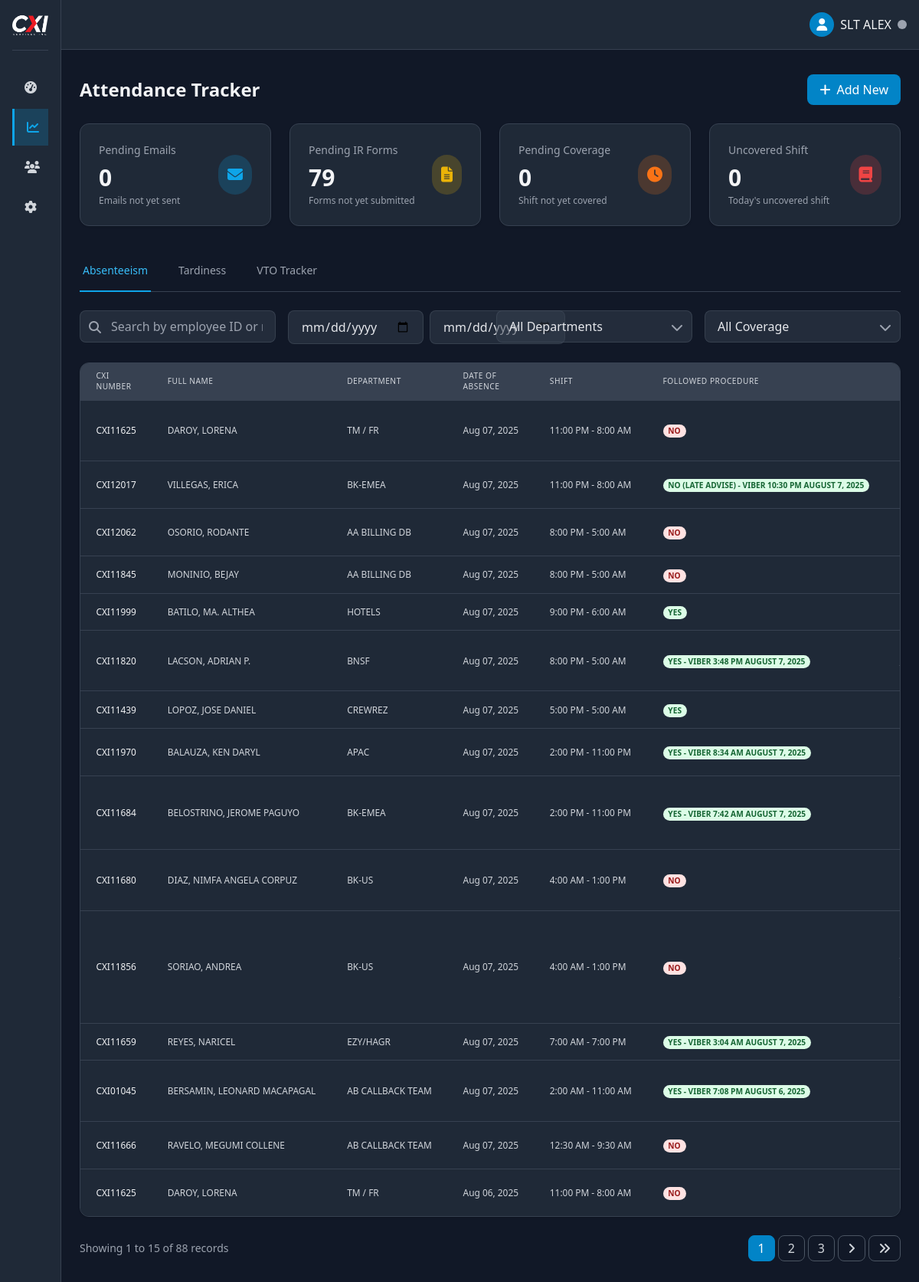
The page /admin/attendance.php (signed in) on the database its author committed.
### tables this page shows
CREATE TABLE `absenteeism` (
  `id` int(11) NOT NULL,
  `month` varchar(20) NOT NULL,
  `employee_id` varchar(50) NOT NULL,
  `full_name` varchar(100) NOT NULL,
  `department` varchar(100) NOT NULL,
  `supervisor` varchar(100) NOT NULL,
  `operation_manager` varchar(100) NOT NULL,
  `email` varchar(100) DEFAULT NULL,
  `date_of_absent` date NOT NULL,
  `follow_call_in_procedure` varchar(100) NOT NULL,
  `sanction` enum('ABSENCE','ABSENCE / CWD','ABSENCE / NCNS','ABSENCE / NCNS (LATE ADVISE)','ABSENCE / NCNS / CWD','ABSENCE / NCNS / CWD (LATE ADVISE)') DEFAULT NULL,
  `reason` text NOT NULL,
  `coverage` varchar(100) DEFAULT NULL,
  `coverage_type` enum('-','NO NEED','TRAINEE','BACK UP','PENDING','DSOT','RDOT','AGENT MODE') NOT NULL,
  `shift` varchar(50) NOT NULL,
  `ir_form` varchar(100) DEFAULT NULL,
  `timestamp` varchar(20) DEFAULT NULL,
  `sub_name` varchar(50) NOT NULL,
  `created_at` datetime DEFAULT current_timestamp(),
  `email_sent` tinyint(1) DEFAULT 0,
  `email_sent_at` varchar(20) DEFAULT NULL
);

### admin/partials/attendance_table.php (the view, shortened to what this page needs)
<?php
require_once __DIR__ . '/../../includes/functions.php';
$page = isset($_POST['page']) ? (int)$_POST['page'] : (isset($_GET['page']) ? (int)$_GET['page'] : 1);
$type = isset($_POST['type']) ? $_POST['type'] : (isset($_GET['tab']) ? $_GET['tab'] : 'absenteeism');
if (!isset($table)) {
    $table = ($type === 'tardiness') ? 'tardiness' : ($type === 'vto' ? 'vto_tracker' : 'absenteeism');
}
if (!isset($perPage)) $perPage = 15;
$whereClauses = [];
$searchQuery = empty($whereClauses) ? '' : 'WHERE ' . implode(' AND ', $whereClauses);
try {
    $countStmt = $pdo->prepare("SELECT COUNT(*) FROM $table $searchQuery");
    $countStmt->execute();
    $totalRecords = $countStmt->fetchColumn();
} catch (PDOException $e) {
    $totalRecords = 0;
}
$totalPages = ceil($totalRecords / $perPage);
$page = min($page, $totalPages);
$offset = ($page - 1) * $perPage;
try {
    $query = "SELECT * FROM $table $searchQuery ORDER BY created_at DESC LIMIT :limit OFFSET :offset";
    $stmt = $pdo->prepare($query);
    $stmt->bindValue(':limit', $perPage, PDO::PARAM_INT);
    $stmt->bindValue(':offset', $offset, PDO::PARAM_INT);
    $stmt->execute();
    $records = $stmt->fetchAll();
} catch (PDOException $e) {
    $records = [];
}
?>
<div class="bg-gray-800 rounded-xl border border-gray-700 overflow-hidden shadow">
    <div class="overflow-x-auto">
        <table class="min-w-full divide-y divide-gray-700 w-full" style="zoom:85%">
            <thead class="bg-gray-700">
                <tr>
                    <th scope="col" class="px-6 py-3 text-left text-xs font-medium text-gray-300 uppercase tracking-wider">CXI Number</th>
                    <th scope="col" class="px-6 py-3 text-left text-xs font-medium text-gray-300 uppercase tracking-wider">Full Name</th>
                    <th scope="col" class="px-6 py-3 text-left text-xs font-medium text-gray-300 uppercase tracking-wider">Department</th>
                    <?php if ($type === 'absenteeism'): ?>
                        <th scope="col" class="px-6 py-3 text-left text-xs font-medium text-gray-300 uppercase tracking-wider">Date of Absence</th>
                        <th scope="col" class="px-6 py-3 text-left text-xs font-medium text-gray-300 uppercase tracking-wider">Shift</th>
                        <th scope="col" class="px-6 py-3 text-left text-xs font-medium text-gray-300 uppercase tracking-wider">Followed Procedure</th>
                        <th scope="col" class="px-6 py-3 text-left text-xs font-medium text-gray-300 uppercase tracking-wider">Coverage</th>
                    <?php endif; ?>
                </tr>
            </thead>
            <tbody class="bg-gray-800 divide-y divide-gray-700">
                <?php if (empty($records)): ?>
                    <tr>
                        <td colspan="<?= $type === 'absenteeism' ? 14 : ($type === 'tardiness' ? 14 : 14) ?>" class="px-6 py-4 text-center text-gray-400">
                            No records found
                        </td>
                    </tr>
                <?php else: ?>
                    <?php foreach ($records as $record): ?>
                    <?php if ($type === 'vto'): ?>
                        <tr class="hover:bg-gray-700/50">
                            <td class="px-6 py-4 whitespace-nowrap">
                                <div class="text-sm font-medium text-gray-100" style="text-transform: uppercase;"><?= htmlspecialchars($record['employee_id'] ?? '') ?></div>
                            </td>
                            <td class="px-6 py-4 whitespace-nowrap">
                                <div class="text-sm text-gray-300" style="text-transform: uppercase;"><?= htmlspecialchars($record['full_name'] ?? '') ?></div>
                            </td>
                            <td class="px-6 py-4 whitespace-nowrap">
                                <div class="text-sm text-gray-300" style="text-transform: uppercase;"><?= htmlspecialchars($record['department'] ?? '') ?></div>
                            </td>
                            <td class="px-6 py-4 whitespace-nowrap">
                                <div class="text-sm text-gray-300"><?= isset($record['timestamp']) ? date('M d, Y', strtotime($record['timestamp'])) : '' ?></div>
                            </td>
                            <td class="px-6 py-4 whitespace-nowrap">
                                <div class="text-sm text-gray-300"><?= htmlspecialchars($record['shift'] ?? '') ?></div>
                            </td>
                            <td class="px-6 py-4 whitespace-nowrap">
                                <div class="text-sm text-gray-300"><?= htmlspecialchars($record['time_in'] ?? '') ?></div>
                            </td>
                            <td class="px-6 py-4 whitespace-nowrap">
                                <div class="text-sm text-gray-300"><?= htmlspecialchars($record['time_out'] ?? '') ?></div>
                            </td>
                            <td class="px-6 py-4 whitespace-nowrap">
                                <div class="text-sm text-gray-300"><?= htmlspecialchars($record['mins_of_work'] ?? '') ?></div>
                            </td>
                            <td class="px-6 py-4 whitespace-nowrap">
                                <div class="text-sm text-gray-300"><?= htmlspecialchars($record['vto_mins'] ?? '') ?></div>
                            </td>
                            <td class="px-6 py-4 whitespace-nowrap">
                                <span class="px-2 inline-flex text-xs leading-5 font-semibold rounded-full bg-blue-100 text-blue-800">
                                    <?= htmlspecialchars($record['vto_type'] ?? '') ?>
                                </span>
                            </td>
                            <td class="px-6 py-4 whitespace-nowrap">
                                <div class="text-sm text-gray-300"><?= htmlspecialchars($record['sub_name'] ?? '') ?></div>
                            </td>
                            <td class="px-6 py-4 whitespace-nowrap">
                                <div class="text-sm text-gray-300"><?= isset($record['timestamp']) ? date('g:i A', strtotime($record['timestamp'])) : '' ?></div>
                            </td>
                            <td class="px-6 py-4 whitespace-nowrap text-right text-sm font-medium">
                                <a href="vto_form.php?id=<?= $record['id'] ?? '' ?>" title="Edit record" class="text-primary-500 hover:text-primary-400 mr-3">
                                    <i class="fas fa-edit"></i>
                                </a>
                                <a href="#" onclick="event.preventDefault(); showHistoryModal(<?= $record['id'] ?? '' ?>, 'vto')" title="View History" class="text-purple-500 hover:text-purple-400 mr-3">
                                    <i class="fas fa-history"></i>
                                </a>
                                <a href="#" onclick="event.preventDefault(); showDeleteModal(<?= $record['id'] ?? '' ?>, 'vto')" class="text-red-500 hover:text-red-400" title="Delete record">
                                    <i class="fas fa-trash"></i>
                                </a>
                            </td>
                        </tr>
                    <?php else: ?>
                        <tr class="hover:bg-gray-700/50">
                            <td class="px-6 py-4 whitespace-nowrap">
                                <div class="text-sm font-medium text-gray-100" style="text-transform: uppercase;"><?= htmlspecialchars($record['employee_id']) ?></div>
                            </td>
                            <td class="px-6 py-4 whitespace-nowrap">
                                <div class="text-sm text-gray-300" style="text-transform: uppercase;"><?= htmlspecialchars($record['full_name']) ?></div>
                            </td>
                            <td class="px-6 py-4 whitespace-nowrap">
                                <div class="text-sm text-gray-300" style="text-transform: uppercase;"><?= htmlspecialchars($record['department']) ?></div>
                            </td>
                            <?php if ($type === 'absenteeism'): ?>
                                <td class="px-6 py-4 whitespace-nowrap">
                                    <div class="text-sm text-gray-300"><?= date('M d, Y', strtotime($record['date_of_absent'])) ?></div>
                                </td>
                                <td class="px-6 py-4 whitespace-nowrap">
                                    <div class="text-sm text-gray-300"><?= htmlspecialchars($record['shift']) ?></div>
                                </td>
                                <td class="px-6 py-4 whitespace-nowrap">
                                    <span class="px-2 inline-flex text-xs leading-5 font-semibold rounded-full <?= $record['follow_call_in_procedure'] === 'NO' ? 'bg-red-100 text-red-800' : 'bg-green-100 text-green-800' ?>">
                                        <?= $record['follow_call_in_procedure'] ?>
                                    </span>
                                </td>
                                <td class="px-6 py-4">
                                </td>
                            <?php endif; ?>
                        </tr>
                    <?php endif; ?>
                    <?php endforeach; ?>
                <?php endif; ?>
            </tbody>
        </table>
    </div>
</div>
<?php if ($totalPages > 1): ?>
<div class="mt-6 flex items-center justify-between">
    <div class="text-sm text-gray-400">
        Showing <?= ($offset + 1) ?> to <?= min($offset + $perPage, $totalRecords) ?> of <?= $totalRecords ?> records
    </div>
    <div class="flex gap-1">
        <?php
        $startPage = max(1, $page - 2);
        $endPage = min($totalPages, $page + 2);
        for ($i = $startPage; $i <= $endPage; $i++): ?>
            <a href="#" data-page="<?= $i ?>" class="pagination-link px-3 py-1 rounded-lg border <?= $i == $page ? 'bg-primary-600 border-primary-600 text-white' : 'border-gray-600 text-gray-300 hover:bg-gray-700' ?>">
                <?= $i ?>
            </a>
        <?php endfor; ?>
        <?php if ($page < $totalPages): ?>
            <a href="#" data-page="<?= $page + 1 ?>" class="pagination-link px-3 py-1 rounded-lg border border-gray-600 text-gray-300 hover:bg-gray-700">
                <i class="fas fa-angle-right"></i>
            </a>
            <a href="#" data-page="<?= $totalPages ?>" class="pagination-link px-3 py-1 rounded-lg border border-gray-600 text-gray-300 hover:bg-gray-700">
                <i class="fas fa-angle-double-right"></i>
            </a>
        <?php endif; ?>
    </div>
</div>
<?php endif; ?>

### rows shown on the page
absenteeism: employee "CXI11625", full_name "DAROY, LORENA", department "TM / FR", date_of_absent "Aug 07, 2025", shift "11:00 PM - 8:00 AM", follow_call_in_procedure "NO"
absenteeism: employee "CXI12017", full_name "VILLEGAS, ERICA", department "BK-EMEA", date_of_absent "Aug 07, 2025", shift "11:00 PM - 8:00 AM", follow_call_in_procedure "NO (LATE ADVISE) - VIBER 10:30 PM AUGUST 7, 2025"
absenteeism: employee "CXI12062", full_name "OSORIO, RODANTE", department "AA BILLING DB", date_of_absent "Aug 07, 2025", shift "8:00 PM - 5:00 AM", follow_call_in_procedure "NO"
absenteeism: employee "CXI11845", full_name "MONINIO, BEJAY", department "AA BILLING DB", date_of_absent "Aug 07, 2025", shift "8:00 PM - 5:00 AM", follow_call_in_procedure "NO"
absenteeism: employee "CXI11999", full_name "BATILO, MA. ALTHEA", department "HOTELS", date_of_absent "Aug 07, 2025", shift "9:00 PM - 6:00 AM", follow_call_in_procedure "YES"
absenteeism: employee "CXI11820", full_name "LACSON, ADRIAN P.", department "BNSF", date_of_absent "Aug 07, 2025", shift "8:00 PM - 5:00 AM", follow_call_in_procedure "YES - VIBER 3:48 PM AUGUST 7, 2025"
absenteeism: employee "CXI11439", full_name "LOPOZ, JOSE DANIEL", department "CREWREZ", date_of_absent "Aug 07, 2025", shift "5:00 PM - 5:00 AM", follow_call_in_procedure "YES"
absenteeism: employee "CXI11970", full_name "BALAUZA, KEN DARYL", department "APAC", date_of_absent "Aug 07, 2025", shift "2:00 PM - 11:00 PM", follow_call_in_procedure "YES - VIBER 8:34 AM AUGUST 7, 2025"
absenteeism: employee "CXI11684", full_name "BELOSTRINO, JEROME PAGUYO", department "BK-EMEA", date_of_absent "Aug 07, 2025", shift "2:00 PM - 11:00 PM", follow_call_in_procedure "YES - VIBER 7:42 AM AUGUST 7, 2025"
absenteeism: employee "CXI11680", full_name "DIAZ, NIMFA ANGELA CORPUZ", department "BK-US", date_of_absent "Aug 07, 2025", shift "4:00 AM - 1:00 PM", follow_call_in_procedure "NO"
absenteeism: employee "CXI11856", full_name "SORIAO, ANDREA", department "BK-US", date_of_absent "Aug 07, 2025", shift "4:00 AM - 1:00 PM", follow_call_in_procedure "NO"
absenteeism: employee "CXI11659", full_name "REYES, NARICEL", department "EZY/HAGR", date_of_absent "Aug 07, 2025", shift "7:00 AM - 7:00 PM", follow_call_in_procedure "YES - VIBER 3:04 AM AUGUST 7, 2025"
absenteeism: employee "CXI01045", full_name "BERSAMIN, LEONARD MACAPAGAL", department "AB CALLBACK TEAM", date_of_absent "Aug 07, 2025", shift "2:00 AM - 11:00 AM", follow_call_in_procedure "YES - VIBER 7:08 PM AUGUST 6, 2025"
absenteeism: employee "CXI11666", full_name "RAVELO, MEGUMI COLLENE", department "AB CALLBACK TEAM", date_of_absent "Aug 07, 2025", shift "12:30 AM - 9:30 AM", follow_call_in_procedure "NO"
absenteeism: employee "CXI11625", full_name "DAROY, LORENA", department "TM / FR", date_of_absent "Aug 06, 2025", shift "11:00 PM - 8:00 AM", follow_call_in_procedure "NO"

### other values the page prints
$_SESSION['nickname'] "SLT ALEX"
$stats['pending_emails'] "0"
$stats['pending_ir'] "79"
$stats['pending_coverage'] "0"
$stats['uncovered_shift'] "0"
$offset + 1 "1"
min($offset + $perPage, $totalRecords) "15"
$totalRecords "88"
